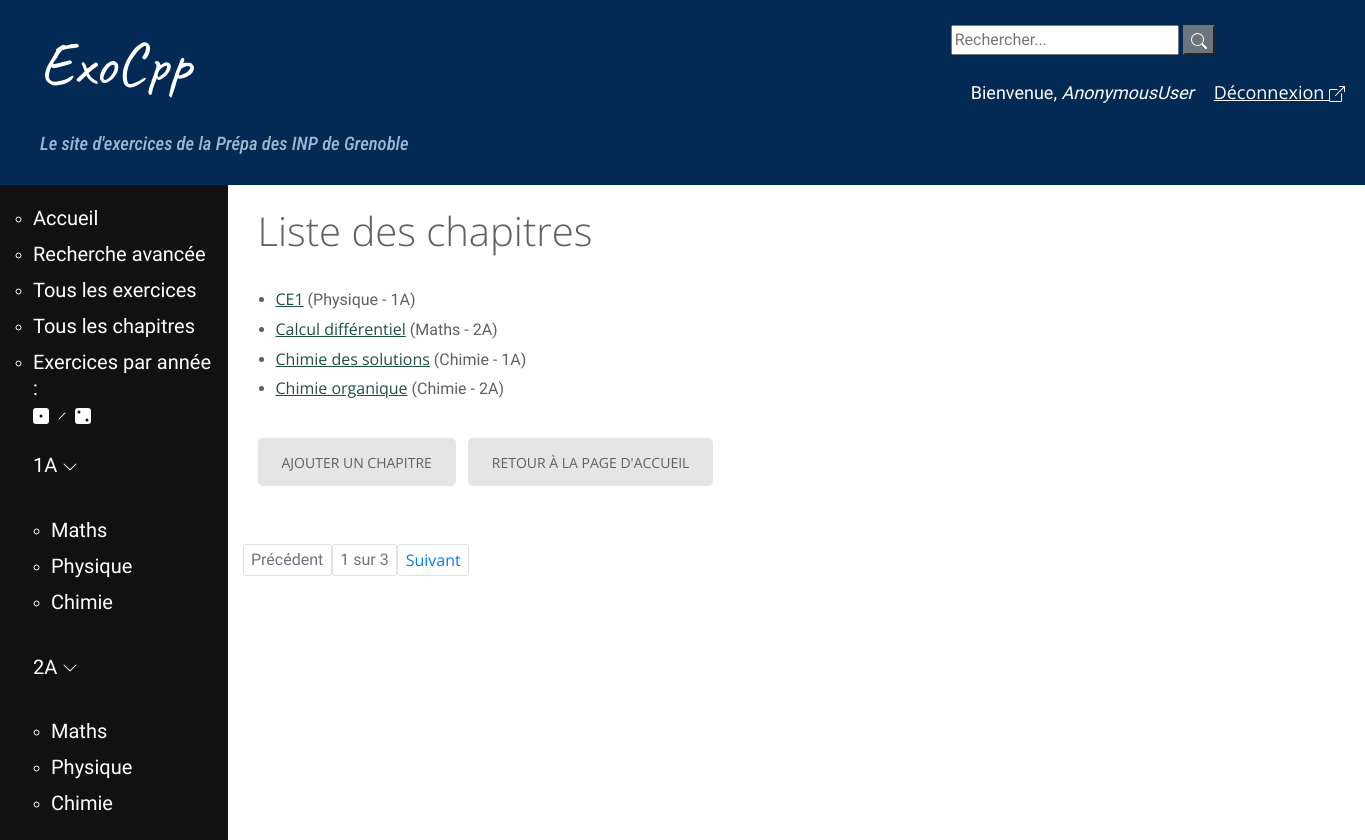
/chapitres/, run on the app's committed database.
### exo/models.py (models this page shows, shortened)
class Chapitre(models.Model):
    annee = models.CharField(max_length=2, choices = [('1A', 'Première année'),
        ('2A', 'Deuxième année')])
    matiere = models.CharField(max_length=40, choices = MATIERES)
    nom = models.CharField(max_length=200, null=False, unique=True)
    numero = models.IntegerField(null=True, error_messages={"invalid_choice" : "Ce numéro de chapitre existe déjà."},
        help_text="Vous pouvez numéroter le chapitre/module \
        pour permettre un classement dans l'ordre du programme (recommandé, \
        la valeur par défaut est 1)", default=1, unique=True)
    def get_absolute_url(self):
        return reverse('chapitre-details', args=[str(self.id)])

### exo/views.py (the view)
# urls.py: path('chapitres/', views.ChapitreListView.as_view(), name='chapitres'),
class ChapitreListView(generic.ListView):
    model = Chapitre
    paginate_by = 4
    ordering = ['nom']

### exo/templates/exo/chapitre_list.html
{% extends "base_generic.html" %}
{% load static %}
{% block content %}
  <h1>Liste des chapitres</h1>
  {% if chapitre_list %}
  <ul>
    {% for chapitre in chapitre_list %}
      <li>
        <a href="{{ chapitre.get_absolute_url }}">{{ chapitre.nom }}</a> ({{ chapitre.matiere }} - {{ chapitre.annee}})
      </li>
    {% endfor %}
  </ul>
  {% else %}
    <p>Il n'y a pas de chapitres dans le catalogue.</p>
  {% endif %}
  	<a href="{% url 'new_chap' %}" class="btn btn-outline-success btn-sm">Ajouter un chapitre</a>
  	<a href="{% url 'home' %}" class="btn btn-outline-secondary btn-sm">Retour à la page d'accueil</a>
{% endblock %}

### exo/static/css/styles.css (style rules this page uses)
html, body { height: 100% }

### exo/static/css/styles2.css (style rules this page uses)
html { -ms-text-size-adjust:100%;-webkit-text-size-adjust:100%;font-family:sans-serif }
body { margin:0 }
a { background-color:transparent }
h1 { font-size:2em;margin:0.67em 0 }
* { -webkit-box-sizing:border-box;box-sizing:border-box }
*:before,*:after { -webkit-box-sizing:border-box;box-sizing:border-box }
html { -webkit-tap-highlight-color:transparent;font-size:10px }
body { background-color:#fff;color:#333;font-family:"Helvetica Neue", Helvetica, Arial, sans-serif;font-size:14px;line-height:1.42857143 }
a { color:#337ab7;text-decoration:none }
html * { text-rendering:optimizeLegibility;-webkit-font-smoothing:antialiased;-moz-osx-font-smoothing:grayscale }
html { font-size:10px;-webkit-tap-highlight-color:transparent }
body { font-family:"Work Sans",Helvetica,Arial,sans-serif;font-size:16px;font-weight:normal;line-height:1.5;color:#606060;background-color:#fff;background-position:center;background-repeat:no-repeat;background-size:cover;overflow-x:hidden; overflow-y:auto }
a { color:#77cde3;text-decoration:underline;-webkit-transition:color 0.3s;transition:color 0.3s }
h1,h2,h3,h4,h5,h6,.h1,.h2,.product-info .product_title,.product-info .price,.h3,.h4,.h5,.h6 { line-height:1.3;color:#606060;margin-top:0 }
h1,.h1 { margin-bottom:28px }
h1,.h1 { font-size:40px;font-weight:300;font-style:normal;text-transform:none }
.text-success, ul,ol { line-height:1.8;padding-left:18px;margin-top:0;margin-bottom:24px }
.btn,.back-btn,.done-btn,.search-btn,.single-post article label+input[type="submit"],.single_add_to_cart_button,#place_order, .button { display:inline-block;height:48px;line-height:45px;font-size:14px;font-weight:normal;color:#606060;text-align:center;vertical-align:middle;text-decoration:none;text-transform:uppercase;border:2px solid transparent;border-radius:5px;-ms-touch-action:manipulation;touch-action:manipulation;cursor:pointer;background-image:none; white-space:nowrap;padding:0 22px;margin:10px 8px 10px 0;-webkit-transform:translateZ(0);transform:translateZ(0);-webkit-user-select:none;-moz-user-select:none;-ms-user-select:none;user-select:none;-webkit-transition:color 0.3s ease-out,background-color 0.3s ease-out;transition:color 0.3s ease-out,background-color 0.3s ease-out;background-color:#e5e5e5 }

### exo/templates/base_generic.html (style rules this page uses)
a, a:hover { color: #20513f; }
h1, h2, h3, h4, h5, h6, .h1, .h2, .product-info .product_title, .product-info .price, .h3, .h4, .h5, .h6 { font-family: 'Open Sans', Helvetica, Arial, sans-serif; }
a { font-family: 'Open Sans', Helvetica, Arial, sans-serif; }
.btn, .back-btn, .btn-primary, .add-to-cart em, .add-to-cart, .done-btn, .search-btn, .single-post article label+input[type="submit"], .single_add_to_cart_button,.button { font-family: 'Open Sans', Helvetica, Arial, sans-serif; }

### data on the page
Chapitre: nom "CE1", matiere "Physique", annee "1A"
Chapitre: nom "Calcul différentiel", matiere "Maths", annee "2A"
Chapitre: nom "Chimie des solutions", matiere "Chimie", annee "1A"
Chapitre: nom "Chimie organique", matiere "Chimie", annee "2A"

### other printed values
{{ request.user }} "AnonymousUser"
{{ page_obj.number }} "1"
{{ page_obj.paginator.num_pages }} "3"
